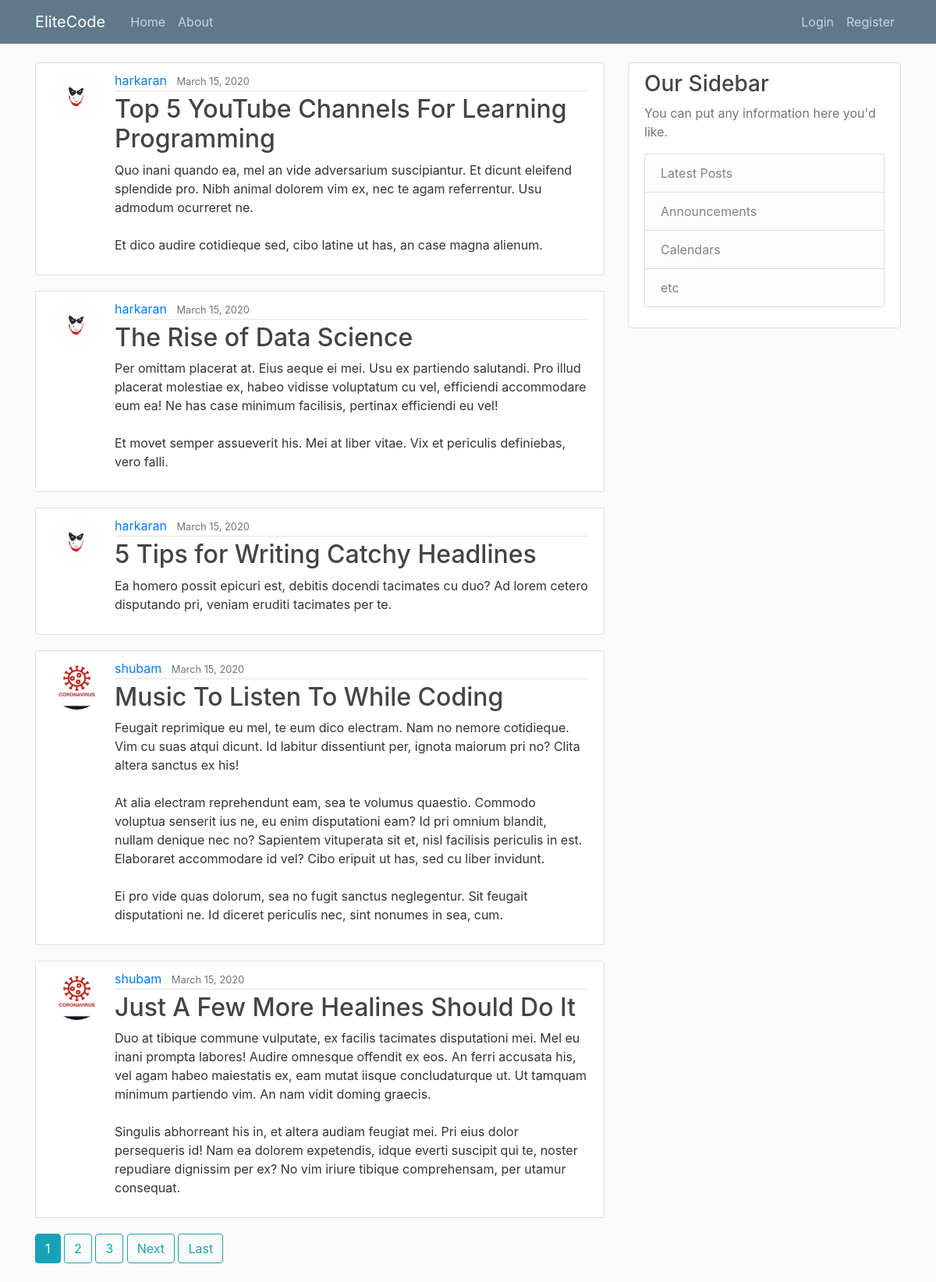
The page / on the database its author committed.
### blog/models.py (models this page shows, shortened)
class Post(models.Model):
    title=models.CharField(max_length=100)
    content=models.TextField()
    date_posted=models.DateTimeField(default=timezone.now)
    author=models.ForeignKey(User,on_delete=models.CASCADE)

### users/models.py (models this page shows, shortened)
class Profile(models.Model):
    user=models.OneToOneField(User,on_delete=models.CASCADE)
    image=models.ImageField(default='default.jpg',upload_to='profile_pics')

### blog/views.py (the view)
# urls.py: path('',PostListView.as_view(),name="blog-home"),
class PostListView(ListView):
    model=Post
    template_name="blog/home.html"
    context_object_name="posts"
    ordering=['-date_posted']
    paginate_by=5

### blog/templates/blog/home.html (shortened to what this page needs)
{% extends "blog/base.html" %}
{% block content %}
    {% for post in posts %}
    <article class="media content-section">
      <img src="{{post.author.profile.image.url}}" class="rounded-circle article-img"/>
      <div class="media-body">
        <div class="article-metadata">
          <a class="mr-2" href="{% url 'user-posts' post.author.username%}">{{ post.author }}</a>
          <small class="text-muted">{{ post.date_posted |date:"F d, Y"}}</small>
        </div>
        <h2><a class="article-title" href="{% url 'post-detail' post.id %}">{{ post.title }}</a></h2>
        <p class="article-content">{{ post.content }}</p>
      </div>
    </article>
    {% endfor %}
    {%if is_paginated %}
      {% for num in page_obj.paginator.page_range %}
        {%if page_obj.number == num%}
          <a class="btn btn-info mb-4" href="?page={{num}}">{{num}}</a>
        {%elif num > page_obj.number|add:'-3' and num < page_obj.number|add:'3' %}
        <a class="btn btn-outline-info mb-4" href="?page={{num}}">{{num}}</a>
        {%endif%}
      {%endfor%}
      {%if page_obj.has_next %}
        <a class="btn btn-outline-info mb-4" href="?page={{page_obj.next_page_number}}">Next</a>
        <a class="btn btn-outline-info mb-4" href="?page={{page_obj.paginator.num_pages}}">Last</a>
      {%endif%}
    {% endif %}
{% endblock content %}

### blog/templates/blog/base.html (shortened to what this page needs)
{% load static %}
<!DOCTYPE html>
<html>
<head>
    <link rel="stylesheet" href="https://maxcdn.bootstrapcdn.com/bootstrap/4.0.0/css/bootstrap.min.css">
    <link rel="stylesheet" href="{% static 'blog/main.css' %}">
</head>
<body>
  <header class="site-header">
    <nav class="navbar navbar-expand-md navbar-dark bg-steel fixed-top">
      <div class="container">
        <a class="navbar-brand mr-4" href="{% url 'blog-home' %}">EliteCode</a>
        <div class="collapse navbar-collapse" id="navbarToggle">
          <div class="navbar-nav mr-auto">
            <a class="nav-item nav-link" href="{% url 'blog-home'%}">Home</a>
            <a class="nav-item nav-link" href="{% url 'blog-about'%}">About</a>
          </div>
          <div class="navbar-nav">
            {%if user.is_authenticated %}
            <a class="nav-item nav-link" href="{% url 'post-create' %}">New Post</a>
            <a class="nav-item nav-link" href="{% url 'profile' %}">Profile</a>
            <a class="nav-item nav-link" href="{% url 'logout' %}">Logout</a>
            {%else%}
              <a class="nav-item nav-link" href="{% url 'login' %}">Login</a>
              <a class="nav-item nav-link" href="{% url 'register' %}">Register</a>
            {%endif%}
          </div>
        </div>
      </div>
    </nav>
  </header>
  <main role="main" class="container">
    <div class="row">
      <div class="col-md-8">
        {% block content %}{% endblock %}
      </div>
      <div class="col-md-4">
        <div class="content-section">
          <h3>Our Sidebar</h3>
          <p class='text-muted'>You can put any information here you'd like.
            <ul class="list-group">
              <li class="list-group-item list-group-item-light">Latest Posts</li>
              <li class="list-group-item list-group-item-light">Announcements</li>
              <li class="list-group-item list-group-item-light">Calendars</li>
              <li class="list-group-item list-group-item-light">etc</li>
            </ul>
          </p>
        </div>
      </div>
    </div>
  </main>
</body>
</html>

### static/blog/main.css (style rules this page uses)
body { background: #fafafa; color: #333333; margin-top: 5rem; }
h1, h2, h3, h4, h5, h6 { color: #444444; }
ul { margin: 0; }
.bg-steel { background-color: #5f788a; }
.site-header .navbar-nav .nav-link { color: #cbd5db; }
.content-section { background: #ffffff; padding: 10px 20px; border: 1px solid #dddddd; border-radius: 3px; margin-bottom: 20px; }
.article-title { color: #444444; }
.article-content { white-space: pre-line; }
.article-img { height: 65px; width: 65px; margin-right: 16px; }
.article-metadata { padding-bottom: 1px; margin-bottom: 4px; border-bottom: 1px solid #e3e3e3 }

### rows shown on the page
Post: author.profile.image (placeholder picture), author "harkaran", date_posted "March 15, 2020", title "Top 5 YouTube Channels For Learning Programming", content "Quo inani quando ea, mel an vide adversarium suscipiantur. Et dicunt eleifend splendide pro. Nibh animal dolorem vim ex, nec te agam referrentur. Usu admodum ocurreret ne. Et dico audire cotidieque sed, cibo latine ut has, an case magna alienum."
Post: author.profile.image (placeholder picture), author "harkaran", date_posted "March 15, 2020", title "The Rise of Data Science", content "Per omittam placerat at. Eius aeque ei mei. Usu ex partiendo salutandi. Pro illud placerat molestiae ex, habeo vidisse voluptatum cu vel, efficiendi accommodare eum ea! Ne has case minimum facilisis, pertinax efficiendi eu vel! Et movet semper assueverit his. Mei at liber vitae. Vix et periculis definiebas, vero falli."
Post: author.profile.image (placeholder picture), author "harkaran", date_posted "March 15, 2020", title "5 Tips for Writing Catchy Headlines", content "Ea homero possit epicuri est, debitis docendi tacimates cu duo? Ad lorem cetero disputando pri, veniam eruditi tacimates per te."
Post: author.profile.image (picture), author "shubam", date_posted "March 15, 2020", title "Music To Listen To While Coding", content "Feugait reprimique eu mel, te eum dico electram. Nam no nemore cotidieque. Vim cu suas atqui dicunt. Id labitur dissentiunt per, ignota maiorum pri no? Clita altera sanctus ex his! At alia electram reprehendunt eam, sea te volumus quaestio. Commodo voluptua senserit ius ne, eu enim disputationi eam? Id pri omnium blandit, nullam denique nec no? Sapientem vituperata sit et, nisl facilisis periculis in est. Elaboraret accommodare id vel? Cibo eripuit ut has, sed cu liber invidunt. Ei pro vide quas dolorum, sea no fugit sanctus neglegentur. Sit feugait disputationi ne. Id diceret periculis nec, sint nonumes in sea, cum."
Post: author.profile.image (picture), author "shubam", date_posted "March 15, 2020", title "Just A Few More Healines Should Do It", content "Duo at tibique commune vulputate, ex facilis tacimates disputationi mei. Mel eu inani prompta labores! Audire omnesque offendit ex eos. An ferri accusata his, vel agam habeo maiestatis ex, eam mutat iisque concludaturque ut. Ut tamquam minimum partiendo vim. An nam vidit doming graecis. Singulis abhorreant his in, et altera audiam feugiat mei. Pri eius dolor persequeris id! Nam ea dolorem expetendis, idque everti suscipit qui te, noster repudiare dignissim per ex? No vim iriure tibique comprehensam, per utamur consequat."

### other values the page prints
{{ num }} "1"
{{ num }} "2" "3"
